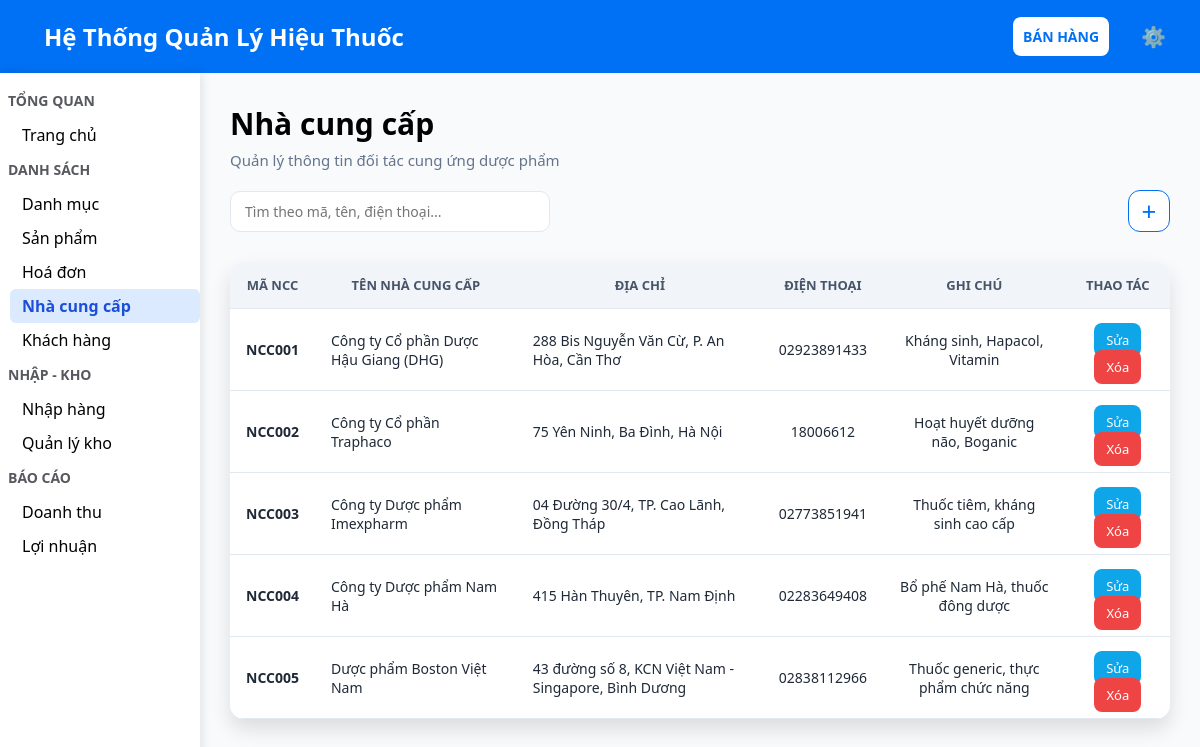
Screenshot of /quanly.php?page=nha-cung-cap (signed in) with the database file from the repository.
### tables this page shows
CREATE TABLE `nhacungcap` (
  `ma_nha_cung_cap` varchar(10) NOT NULL,
  `ten_nha_cung_cap` varchar(255) NOT NULL,
  `dia_chi` text NOT NULL,
  `dien_thoai` varchar(15) NOT NULL,
  `ghi_chu` text DEFAULT NULL
);

### nha-cung-cap.php (the view, shortened to what this page needs)
<?php
include("connect.php");
$list = $conn->query("SELECT * FROM nhacungcap ORDER BY ma_nha_cung_cap ASC");
?>
<div class="page-header">
    <h1>Nhà cung cấp</h1>
    <p>Quản lý thông tin đối tác cung ứng dược phẩm</p>
</div>
<div class="toolbar">
    <input type="text" id="searchInput" placeholder="Tìm theo mã, tên, điện thoại..." onkeyup="timKiemNCC()">
    <button type="button" onclick="openModal('modal-them')">+</button>
</div>
<div class="table-box">
    <table>
        <thead>
            <tr>
                <th>Mã NCC</th>
                <th>Tên nhà cung cấp</th>
                <th>Địa chỉ</th>
                <th>Điện thoại</th>
                <th>Ghi chú</th>
                <th>Thao tác</th>
            </tr>
        </thead>
        <tbody id="danh-sach">
        <?php while($r = $list->fetch_assoc()) { ?>
            <tr>
                <td><strong><?= $r['ma_nha_cung_cap'] ?></strong></td>
                <td style="text-align: left;"><?= htmlspecialchars($r['ten_nha_cung_cap']) ?></td>
                <td style="text-align: left;"><?= htmlspecialchars($r['dia_chi']) ?></td>
                <td><?= htmlspecialchars($r['dien_thoai']) ?></td>
                <td><?= htmlspecialchars($r['ghi_chu'] ?? 'Chưa có ghi chú') ?></td>
                <td>
                    <button class="btn btn-info" onclick="editNCC('<?= $r['ma_nha_cung_cap'] ?>',
                    '<?= htmlspecialchars($r['ten_nha_cung_cap'], ENT_QUOTES) ?>',
                    '<?= htmlspecialchars($r['dia_chi'], ENT_QUOTES) ?>',
                    '<?= $r['dien_thoai'] ?>',
                    '<?= htmlspecialchars($r['ghi_chu'], ENT_QUOTES) ?>')">Sửa</button>
                    <a class="btn btn-danger" href="quanly.php?page=nha-cung-cap&delete=<?= $r['ma_nha_cung_cap'] ?>" onclick="return confirm('Xóa nhà cung cấp này?')">Xóa</a>
                </td>
            </tr>
        <?php } ?>
        </tbody>
    </table>
</div>

### form.css (style rules this page uses)
* { margin: 0; padding: 0; box-sizing: border-box; }
body { font-family: 'Segoe UI', sans-serif; background-color: #f5f7fa; color: #333; }

### css.css (style rules this page uses)
* { box-sizing: border-box; font-family: 'Segoe UI', sans-serif; }
body { margin: 0; padding: 0px; background: #f8fafc; color: #1f2937; }
.page-header h1 { margin: 0; font-size: 30px; font-weight: 700; color: black; }
.page-header p { margin-top: 6px; font-size: 15px; color: #64748b; }
.toolbar { display: flex; justify-content: space-between; align-items: center; margin: 20px 0; gap: 10px; }
.toolbar input { width: 320px; padding: 10px 14px; border-radius: 10px; border: 1px solid #e2e8f0; font-size: 14px; }
.toolbar button { width: 42px; height: 42px; border-radius: 12px; border: 1px solid #0070F4; background: white; color: #0070F4; font-size: 26px; cursor: pointer; transition: .3s; border-color: #0070F4; }
.btn { padding: 8px 12px; border-radius: 8px; border: none; font-size: 13px; cursor: pointer; transition: .2s; text-decoration: none; }
.btn-info { background: #0ea5e9; color: white; }
.btn-danger { background: #ef4444; color: white; text-decoration: none; }
.table-box { background: white; margin-top: 30px; border-radius: 14px; overflow: hidden; box-shadow: 0 10px 20px rgba(0,0,0,.12); }
table { width: 100%; border-collapse: collapse; }
thead { background: #f1f5f9; }
th, td { padding: 14px 16px; border-bottom: 1px solid #e2e8f0; font-size: 14px; text-align: center; }
th { text-transform: uppercase; font-size: 13px; color: #475569; text-align: center; }

### rows the page displays
nhacungcap: ma_nha_cung_cap "NCC001", ten_nha_cung_cap "Công ty Cổ phần Dược Hậu Giang (DHG)", dia_chi "288 Bis Nguyễn Văn Cừ, P. An Hòa, Cần Thơ", dien_thoai "02923891433", ghi_chu "Kháng sinh, Hapacol, Vitamin"
nhacungcap: ma_nha_cung_cap "NCC002", ten_nha_cung_cap "Công ty Cổ phần Traphaco", dia_chi "75 Yên Ninh, Ba Đình, Hà Nội", dien_thoai "18006612", ghi_chu "Hoạt huyết dưỡng não, Boganic"
nhacungcap: ma_nha_cung_cap "NCC003", ten_nha_cung_cap "Công ty Dược phẩm Imexpharm", dia_chi "04 Đường 30/4, TP. Cao Lãnh, Đồng Tháp", dien_thoai "02773851941", ghi_chu "Thuốc tiêm, kháng sinh cao cấp"
nhacungcap: ma_nha_cung_cap "NCC004", ten_nha_cung_cap "Công ty Dược phẩm Nam Hà", dia_chi "415 Hàn Thuyên, TP. Nam Định", dien_thoai "02283649408", ghi_chu "Bổ phế Nam Hà, thuốc đông dược"
nhacungcap: ma_nha_cung_cap "NCC005", ten_nha_cung_cap "Dược phẩm Boston Việt Nam", dia_chi "43 đường số 8, KCN Việt Nam - Singapore, Bình Dương", dien_thoai "02838112966", ghi_chu "Thuốc generic, thực phẩm chức năng"
